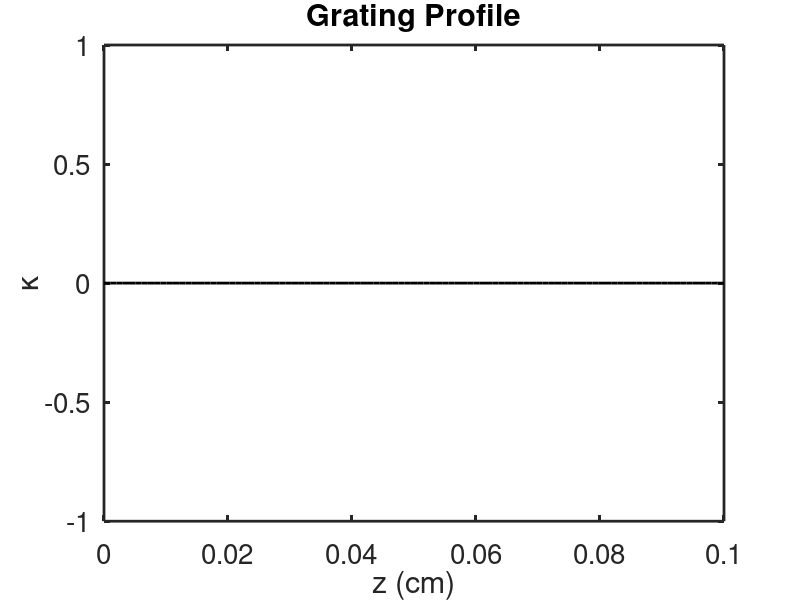

Source code (MATLAB): (Note: this script raises an error after producing the figure.)
% Name: Ayooluwa Owolabi and Student#: 101237575
% ELEC 4700 Winter 2025 semester
% Milestone 6: Carrier Equation for Optical Amplifiers/ Lasers

clc; 
clear;
close all;

% Set default plot appearance and visualization settings
set(0, 'defaultaxesfontsize', 20) % Sets the default font size of the axes
set(0, 'DefaultFigureWindowStyle', 'docked') % Sets the default Figure Window style to be docked
set(0, 'DefaultLineLineWidth', 2) % Sets the Default Line Width; i.e. from 0 to 2
set(0, 'DefaultaxesLineWidth', 2) % Sets the Default Line Width of the axes

% Initializing Fundamental constants 
c_c = 299792458; % TWM speed of light (m/s)
c_eps_0 = 8.8542149e-12; % vacuum permittivity (F/m)
c_eps_0_cm = c_eps_0/100; % Vacuum permittivity measured in F/cm
c_mu_0 = 1/c_eps_0/c_c^2; % Permittivity of free space
c_q = 1.60217653e-19; % The value of an elementary charge
c_hb = 1.05457266913e-34;     % Dirac Constant
c_h = c_hb*2*pi; % Planck constant 
 
% Input pulse parameters (Modulated Gaussian)
InputParasL.E0 = 0*9e5;  % Amplitude (adjusted to match the scale in the image, e.g., ×10^6)
InputParasL.we = 200e-12;    % Angular Frequency
InputParasL.t0 = 10e-12;  % Time offset (in seconds, adjusted for ps scale)
InputParasL.wg = 1e-12;  % Pulse width (in seconds, adjusted for ps scale)
InputParasL.phi = 0; % phase
InputParasL.type = 'sinc'; % Initialize the new pulse type
InputParasL.rep = 500e-12; 
InputParasR = 0; % Right input

% Waveguide and optical parameters
n_g = 3.5; % Group index of the medium
vg = c_c/n_g*1e2; % TWM Group velocity (cm/s)
L = 1000e-6*1e2; % Medium length (cm)
Lambda = 1550e-9; % Wavelength of light
f0 = c_c / Lambda;
Nz = 100; % Spatial points
dz = L/(Nz-1); % Spatial step
dt = dz/vg; % Time step
Nt = floor(400*Nz); % Time steps

% Define spatial grid in cm, convert to µm for plotting
z = linspace(0, L, Nz).';

% Defining extra parameters (unchanged from original)
g_fwhm = 3.53e+012/10;
LGamma = g_fwhm*2*pi;
Lw0 = 0.0;
LGain = 0.05;

% Define kappa (grating strength)
kappa0 = 0;
kappa = kappa0 * ones(size(z));
kappa(z < 0.3 * L | z > 0.7 * L) = 0; % Grating in central region

% Plot kappa vs z
figure;
plot(z, kappa, 'k', 'LineWidth', 2);
xlabel('z (cm)');
ylabel('\kappa');
title('Grating Profile');

% Define carrier injection parameters
Ntr = 1e18;   % Carrier density threshold
gain = vg * 2.5e-16;   % Gain coefficient
eVol = 1.5e-10 * c_q;  % Effective volume of interaction
Ion = 0.25e-9;   % Injection current turn-on time
Ioff = 3e-9;     % Injection current turn-off time
I_off = 0.024;   % Carrier injection rate when source is off
I_on = 0.1;      % Carrier injection rate when source is on
taun = 1e-9;     % Carrier lifetime

% Compute the photon-to-carrier interaction scaling factor
Zg = sqrt(c_mu_0 / c_eps_0) / n_g;
EtoP = 1 / (Zg * f0 * vg * 1e-2 * c_hb);   % Convert field energy to photon density
alpha = 0;

% ===============================================================
% Initialize variables 
N = ones(size(z)) * Ntr;   % Initialize carrier density to Ntr across z
Nave = nan(1, Nt);
Nave(1) = mean(N);   % Track the average carrier density

% Initialize input and output signals
time = nan(1, Nt);
InputL = zeros(1, Nt);
InputR = zeros(1, Nt);
OutputL = zeros(1, Nt);
OutputR = zeros(1, Nt);

Ef = ones(size(z)) * 1e3; % Forward propagating electric field
Er = ones(size(z)) * 1e5; % Reverse propagating electric field
fsync = dt*vg/dz; % Field sync factor

% Photon density S(z)
S = zeros(size(z)); % Initialize photon density

figure(1);
time = linspace(0, Nt * dt, Nt);

% Define loop for the time stepping of the field propagation
for i = 2:Nt
    time_vec(i) = dt * (i-1);  % Update time at each step (i is now explicitly an integer)
    t = time_vec(i); 
    InputL(i) = SourceFct_M6(t, InputParasL);
    InputR(i) = 0;

    % The carrier equation (Photon density)
    S = (abs(Ef).^2 + abs(Er).^2).*EtoP*1e-6;

    if (t < Ion || t > Ioff)
        I_injv = I_off;
    else
        I_injv = I_on;
    end

    % Modified and updated carrier density 
    Stim = gain.*(N - Ntr).*S;
    N = (N + dt*(I_injv/ eVol - Stim))./(1 + dt / taun);
    N(N < 0) = 0;
    Nave(i) = mean(N);


    % Forward and backward propagation of the fields 
    Ef(2:Nz) = fsync * Ef(1:Nz-1) + InputL(i);
    Er(1:Nz-1) = fsync * Er(2:Nz) + InputR(i);

    % The modified Output 
    OutputR(i) = Ef(Nz);
    OutputL(i) = Er(1);

    % Periodic plotting of the field
    if mod(i, 1000) == 0

        % Define common properties for plots
        lineWidth = 2;
        gridOn = 'on';
        xLabelFontSize = 12;
        yLabelFontSize = 12;
        titleFontSize = 14;

        % Plot 1: Carrier Density Profile
        subplot(2, 2, 1);
        plot(z * 1e4, N, 'r', 'LineWidth', lineWidth);
        xlabel('z (\mum)', 'FontSize', xLabelFontSize);
        ylabel('N(z)', 'FontSize', yLabelFontSize);
        title('Carrier Density N(z) Over Time', 'FontSize', titleFontSize);
        grid(gridOn);
        xlim([0, max(z) * 1e4]);
        ylim([0, 5e18]);  % Adjusted limits to show increase and decrease

        % Plot 2: Average Carrier Density Over Time
        subplot(2, 2, 2);
        plot(time(1:i) * 1e12, Nave(1:i), 'b', 'LineWidth', lineWidth);
        xlabel('Time (ps)', 'FontSize', xLabelFontSize);
        ylabel('N_{ave}', 'FontSize', yLabelFontSize);
        title('Average Carrier Density Over Time', 'FontSize', titleFontSize);
        grid(gridOn);
        xlim([0, 5000]);
        ylim([0, 5e18]);  % Adjusted limits to show rise and fall

        % Plot 3: Photon Density S(z)
        subplot(2, 2, 3);
        plot(z * 1e4, S, 'm', 'LineWidth', lineWidth);
        xlabel('z (\mum)', 'FontSize', xLabelFontSize);
        ylabel('S(z)', 'FontSize', yLabelFontSize);
        title('Photon Density S(z) Over Time', 'FontSize', titleFontSize);
        grid(gridOn);
        xlim([0, max(z) * 1e4]);
        ylim([0, max(S) + 1e6]);

        % Plot 4: Overlay of Input/Output Signals
        subplot(2, 2, 4);
        plot(time(1:i) * 1e12, real(InputL(1:i)), 'r', 'LineWidth', lineWidth); 
        hold on;
        plot(time(1:i) * 1e12, real(OutputR(1:i)), 'g', 'LineWidth', lineWidth);
        plot(time(1:i) * 1e12, real(InputR(1:i)), 'b', 'LineWidth', lineWidth);
        plot(time(1:i) * 1e12, real(OutputL(1:i)), 'm', 'LineWidth', lineWidth);
        xlabel('Time (ps)', 'FontSize', xLabelFontSize);
        ylabel('O', 'FontSize', yLabelFontSize);
        title('Input and Output Signals', 'FontSize', titleFontSize);
        legend('Left Input', 'Right Output', 'Right Input', 'Left Output', 'Location', 'best');
        grid(gridOn);
        xlim([0, 5000]);
        ylim([-1e6, 1e7]);
        hold off

        pause(0.01); % Allow for animation
    end
end

% =========================================================================
% % Define and initialize simulation parameters
% plotN = 10; % How often the plots are updated
% XL = [0, L];
% YL = [-1 * InputParasL.E0, 2 * InputParasL.E0]; % Range of the y-axis
% fsync = dt * vg / dz; % Field sync factor
% tmax = Nt * dt; % Max simulation time
% t_L = dt * Nz; % Time to travel the length of the medium
% % Define Gaussian-modulated input source
% SourceFct = @(t, InputParas) InputParas.E0 * exp(-((t-InputParas.t0).^2) / (2 * InputParas.wg^2)) .* exp(1j * (InputParas.we * t + InputParas.phi));
% % Reflection coefficients
% RL = 0i;
% RR = 0i;
% % Adding more input parameters and simulation parameters (Gain and Detuning
% % factors)
% beta_r = 0; % Gain Factor
% beta_i = 0; % Detuning factor
% % Modify the plotting section to match the image
% plotN = 10; % How often the plots are updated
% XL = [0, L*1e4]; % z in µm
% YL = [-1*InputParasL.E0, 2*InputParasL.E0]; % Range of y-axis for electric fields
% tmax = Nt * dt; % Max simulation time
% t_L = dt * Nz; % time to travel the length of the medium
% % Initialize the dispersion terms
% Pf = zeros(size(z));
% Pr = zeros(size(z));
% % The previous field terms
% Efp = Ef;
% Erp = Er;
% Pfp = Pf;
% Prp = Pr;
% % Modified Ef and Modified Er
% beta = ones(size(z))*(beta_r+1i*beta_i);
% exp_det = exp(-1i*dz*beta);
% =========================================================================

% =========================================================================
% From the for loop
    % Stores the previous Ef values
    % % Modified Ef and Er to implement the reflections (unchanged)
    % Ef(1) = InputL(i) + RL*Er(1);
    % Er(Nz) = RR * Ef(Nz);
    % Ef_prev = Ef;
    % Er_prev = Er;
    % % Initialize polarization variables 
    % P = zeros(Nz, 1);
    % omega0 = 2 * pi * c_c / Lambda; % Resonant frequency
    % gamma = 1e12; % Damping factor
    % chi = 1e-3; % Susceptibility
    % % Update polarization using Backward Euler method 
    % P = (P + dt * chi .* Ef) ./ (1 + dt * (gamma - 1i * omega0));    
    % 
    % % Define Pf and Pr boundary conditions 
    % Pf(1) = 0;
    % Pf(Nz) = 0;
    % Pr(1) = 0;
    % Pr(Nz) = 0;
    % Cw0 = -LGamma + 1i*Lw0;
    % 
    % % Computing Tf and Tr using the finite difference approximation 
    % Tf = LGamma*Ef(1:Nz-2) + Cw0*Pfp(2:Nz-1) + LGamma*Efp(1:Nz-2);
    % Pf(2:Nz-1) = (Pfp(2:Nz-1) + 0.5*dt*Tf)./(1-0.5*dt*Cw0);
    % Tr = LGamma*Er(3:Nz) + Cw0*Prp(2:Nz-1) + LGamma*Erp(3:Nz);
    % Pr(2:Nz-1) = (Prp(2:Nz-1) + 0.5*dt*Tr)./(1-0.5*dt*Cw0);
    % 
    % Ef(2:Nz-1) = Ef(2:Nz-1) - LGain * (Ef(2:Nz-1)- Pf(2:Nz-1));
    % Er(2:Nz-1) = Er(2:Nz-1) - LGain * (Er(2:Nz-1)- Pr(2:Nz-1)); 
% ========================================================================= 
    
